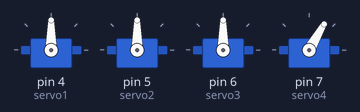
The sketch below on a simulated Arduino Uno, built with avr-gcc and run on an emulated ATmega328P. Parts: 4 × servo.

Above: at 0.05 s.
Timing chart, 0 to 3.0 s (numbered marks = the images above):
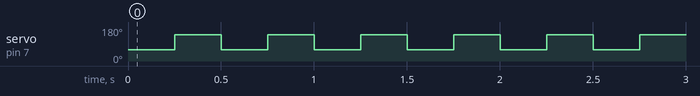

The sketch:

multi_servo1.ino
```cpp
#include <Servo.h>

Servo servo1;
Servo servo2;
Servo servo3;
Servo servo4;

int i = 0;

void setup() {
  servo1.attach(4);
  servo2.attach(5);
  servo3.attach(6);
  servo4.attach(7);
}

void loop() {
  /*
  for (i = 0; i < 180; i++) {
    servo1.write(i);
    servo2.write(i);
    servo3.write(i);
    servo4.write(i);
    delay(10);
  }
  for (i = 180; i > 0; i--) {
    servo1.write(i);
    servo2.write(i);
    servo3.write(i);
    servo4.write(i);
    delay(10);
  }
  */
  servo4.write(60);
  delay(250);
  servo4.write(140);
  delay(250);

}
```

Measured:
- by itself, servo on pin 7 (servo4): alternates 140° for 0.25 s and 60° for 0.25 s
